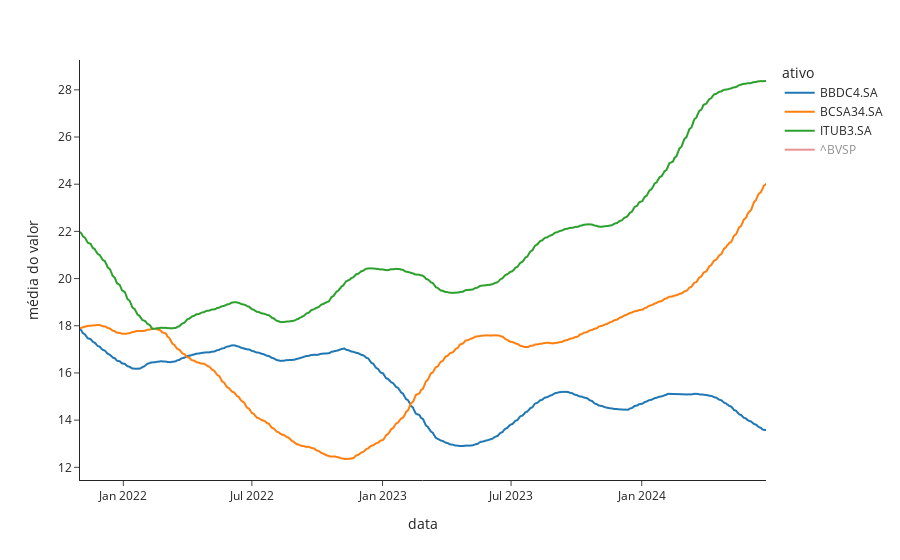

Notebook code cell kept with this figure:
### Code cell
# Monte um gráfico de linhas para as médias móveis dos ativos da sua base
fig = px.line(media_dados_90, x="data", y="média do valor", color='ativo', template = "simple_white")
fig.show()

### Figure 1 — Plotly figure (JSON) as saved in the notebook; plotly's stock layout.template omitted (floating-point values rounded to 4 significant figures; data arrays with more than 128 entries replaced by an {"elided": "..."} marker saying what was removed)
{"data": [{"hovertemplate": "ativo=BBDC4.SA<br>data=%{x}<br>média do valor=%{y}<extra></extra>", "legendgroup": "BBDC4.SA", "line": {"color": "#1F77B4", "dash": "solid"}, "marker": {"symbol": "circle"}, "mode": "lines", "name": "BBDC4.SA", "showlegend": true, "type": "scattergl", "visible": true, "x": {"elided": "659 str values"}, "xaxis": "x", "y": {"elided": "659 float values"}, "yaxis": "y"}, {"hovertemplate": "ativo=BCSA34.SA<br>data=%{x}<br>média do valor=%{y}<extra></extra>", "legendgroup": "BCSA34.SA", "line": {"color": "#FF7F0E", "dash": "solid"}, "marker": {"symbol": "circle"}, "mode": "lines", "name": "BCSA34.SA", "showlegend": true, "type": "scattergl", "visible": true, "x": {"elided": "659 str values"}, "xaxis": "x", "y": {"elided": "659 float values"}, "yaxis": "y"}, {"hovertemplate": "ativo=ITUB3.SA<br>data=%{x}<br>média do valor=%{y}<extra></extra>", "legendgroup": "ITUB3.SA", "line": {"color": "#2CA02C", "dash": "solid"}, "marker": {"symbol": "circle"}, "mode": "lines", "name": "ITUB3.SA", "showlegend": true, "type": "scattergl", "x": {"elided": "659 str values"}, "xaxis": "x", "y": {"elided": "659 float values"}, "yaxis": "y"}, {"hovertemplate": "ativo=^BVSP<br>data=%{x}<br>média do valor=%{y}<extra></extra>", "legendgroup": "^BVSP", "line": {"color": "#D62728", "dash": "solid"}, "marker": {"symbol": "circle"}, "mode": "lines", "name": "^BVSP", "showlegend": true, "type": "scattergl", "visible": "legendonly", "x": {"elided": "659 str values"}, "xaxis": "x", "y": {"elided": "659 float values"}, "yaxis": "y"}], "layout": {"autosize": true, "legend": {"title": {"text": "ativo"}, "tracegroupgap": 0}, "margin": {"t": 60}, "xaxis": {"anchor": "y", "autorange": true, "domain": [0, 1], "range": ["2021-11-01", "2024-06-24"], "title": {"text": "data"}, "type": "date"}, "yaxis": {"anchor": "x", "autorange": true, "domain": [0, 1], "range": [11.46, 29.26], "title": {"text": "média do valor"}, "type": "linear"}}}
